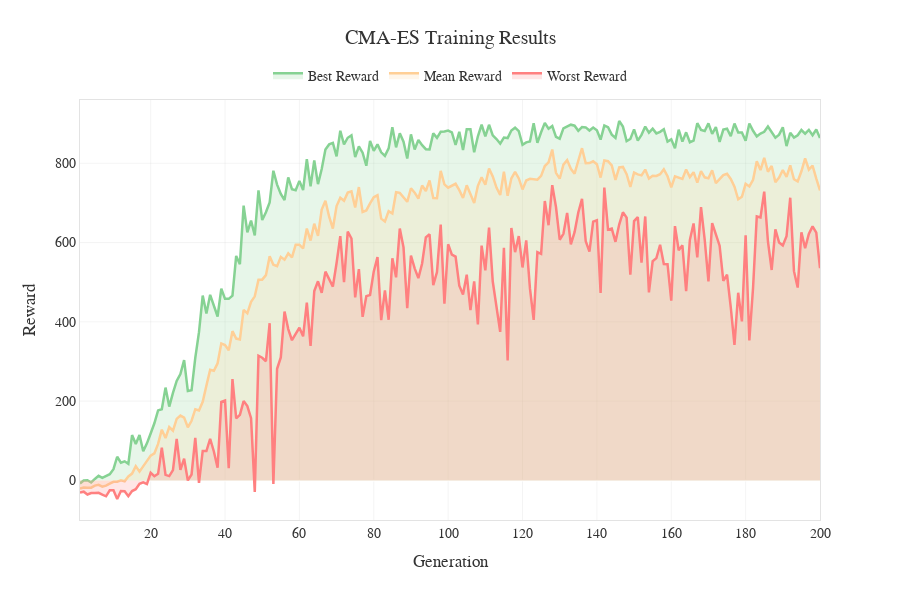

The cell this chart's notebook holds for it:
### Markdown cell above
## **Controller Architecture**
---

The Controller processes two inputs:
1. Latent vector `z` (32-dim) from the Vision model (VAE)
2. Hidden state `h` (256-dim) from the Memory model (LSTM-MDN)

It outputs three continuous actions for the CarRacing environment:
- **Steering**: Range [-1, 1] (using tanh activation)
- **Acceleration**: Range [0, 1] (using sigmoid activation)
- **Brake**: Range [0, 1] (using sigmoid activation, limited to 0.8 max)

## **Parallel Training Strategy**
---

<img src='imgs/batch_training_conrtoller.png' width=950>

Our implementation uses parallel environments to efficiently evaluate multiple controllers:

1. **CPU Parallelization**:
   - Multiple gym environments run in parallel on CPU cores
   - Each environment evaluates a different controller instance

2. **Batch Processing Pipeline**:
   - Stack observations from all environments
   - Transfer batch to GPU for Vision and Memory processing
   - Process through all controllers in parallel
   - Return predicted actions back to CPU for environment steps

This approach significantly speeds up training by:
- Utilizing multiple CPU cores for environment simulation
- Maximizing GPU utilization through batch processing
- Reducing CPU-GPU transfers

## **CMA-ES Training**
---

CMA-ES (Covariance Matrix Adaptation Evolution Strategy) is particularly well-suited for training our controller because:

1. **No Gradient Requirements**: Works well for non-differentiable fitness functions like game scores
2. **Exploration Efficiency**: Adapts its search distribution to the fitness landscape
3. **Parallel Evaluation**: Naturally supports parallel fitness evaluation of solutions

### Key Parameters:
- Population size: 16 (matches CPU cores)
- Evaluations per controller: 7 (balance between reliability and speed)
- Initial sigma: 0.1 (exploration factor)
- Generations: 200 (training iterations)

### Code cell
from src.utils.plots import plot_cma_es_results
import pandas as pd
metrics = pd.read_csv(path+'/src/cma_es_metrics.csv')
plot_cma_es_results(metrics)

### Figure 1 — Plotly figure (JSON) as saved in the notebook; plotly's stock layout.template omitted (floating-point values rounded to 4 significant figures; data arrays with more than 128 entries replaced by an {"elided": "..."} marker saying what was removed)
{"data": [{"fill": "tozeroy", "fillcolor": "rgba(134, 210, 147, 0.2)", "hovertemplate": "%{y} in Generation %{x}<extra></extra>", "line": {"color": "#86D293", "width": 2.5}, "mode": "lines", "name": "Best Reward", "type": "scatter", "x": {"elided": "200 int values"}, "y": {"elided": "200 float values"}}, {"fill": "tozeroy", "fillcolor": "rgba(255, 207, 150, 0.2)", "hovertemplate": "%{y} in Generation %{x}<extra></extra>", "line": {"color": "#FFCF96", "width": 2.5}, "mode": "lines", "name": "Mean Reward", "type": "scatter", "x": {"elided": "200 int values"}, "y": {"elided": "200 float values"}}, {"fill": "tozeroy", "fillcolor": "rgba(255, 128, 128, 0.2)", "hovertemplate": "%{y} in Generation %{x}<extra></extra>", "line": {"color": "#FF8080", "width": 2.5}, "mode": "lines", "name": "Worst Reward", "type": "scatter", "x": {"elided": "200 int values"}, "y": {"elided": "200 float values"}}], "layout": {"font": {"color": "#333333", "family": "Helvetica, Arial, sans-serif", "size": 14}, "height": 600, "legend": {"bgcolor": "rgba(255,255,255,0)", "bordercolor": "rgba(0,0,0,0)", "font": {"size": 14}, "orientation": "h", "title": {"font": {"size": 16}, "text": ""}, "x": 0.5, "xanchor": "center", "y": 1.02, "yanchor": "bottom"}, "paper_bgcolor": "white", "plot_bgcolor": "white", "title": {"font": {"color": "#333333", "size": 20}, "text": "CMA-ES Training Results", "x": 0.5, "xanchor": "center", "y": 0.95, "yanchor": "top"}, "width": 900, "xaxis": {"gridcolor": "rgba(200,200,200,0.2)", "linecolor": "rgba(200,200,200,0.5)", "linewidth": 1, "mirror": true, "showgrid": true, "title": {"text": "Generation"}}, "yaxis": {"gridcolor": "rgba(200,200,200,0.2)", "linecolor": "rgba(200,200,200,0.5)", "linewidth": 1, "mirror": true, "showgrid": true, "title": {"text": "Reward"}}}}
